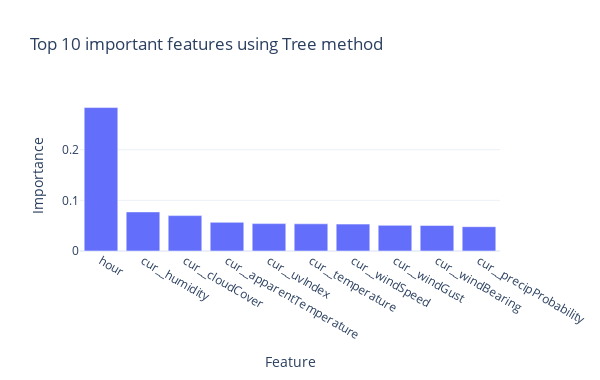

Write notebook code for a chart like this one.
### Markdown cell above
#### Feature importance

You can get the feature importance of each feature of your dataset by using the feature importance property of the model.

Feature importance gives you a score for each feature of your data, the higher the score more important or relevant is the feature towards your output variable.

Feature importance is an inbuilt class that comes with Tree Based Classifiers, we will be using Extra Tree Classifier for extracting the top 10 features for the dataset.

### Code cell
# import necessary libraries
from sklearn.ensemble import ExtraTreesRegressor

# extract feature importances from the Regressor
model = ExtraTreesRegressor()
_ = model.fit(X_train, y_train)

# import features and importances into a dataframe
top10 = pd.DataFrame([dict(zip(X.columns, model.feature_importances_))]).T.reset_index().sort_values(0, ascending=False).head(10)
top10.columns = ['Feature', 'Importance']

# visualize feature importances
px.bar(top10, x='Feature', y='Importance', width=600, height=380, title='Top 10 important features using Tree method')

### Figure 1 — Plotly figure (JSON) as saved in the notebook; plotly's stock layout.template omitted (floating-point values rounded to 4 significant figures)
{"data": [{"alignmentgroup": "True", "hovertemplate": "Feature=%{x}<br>Importance=%{y}<extra></extra>", "legendgroup": "", "marker": {"color": "#636efa"}, "name": "", "offsetgroup": "", "orientation": "v", "showlegend": false, "textposition": "auto", "type": "bar", "x": ["hour", "cur__humidity", "cur__cloudCover", "cur__apparentTemperature", "cur__uvIndex", "cur__temperature", "cur__windSpeed", "cur__windGust", "cur__windBearing", "cur__precipProbability"], "xaxis": "x", "y": [0.2832, 0.07714, 0.06985, 0.05656, 0.05406, 0.0537, 0.05307, 0.05067, 0.05041, 0.04797], "yaxis": "y"}], "layout": {"barmode": "relative", "height": 380, "legend": {"tracegroupgap": 0}, "title": {"text": "Top 10 important features using Tree method"}, "width": 600, "xaxis": {"anchor": "y", "autorange": true, "domain": [0, 1], "range": [-0.5, 9.5], "title": {"text": "Feature"}, "type": "category"}, "yaxis": {"anchor": "x", "autorange": true, "domain": [0, 1], "range": [0, 0.2981], "title": {"text": "Importance"}, "type": "linear"}}}
